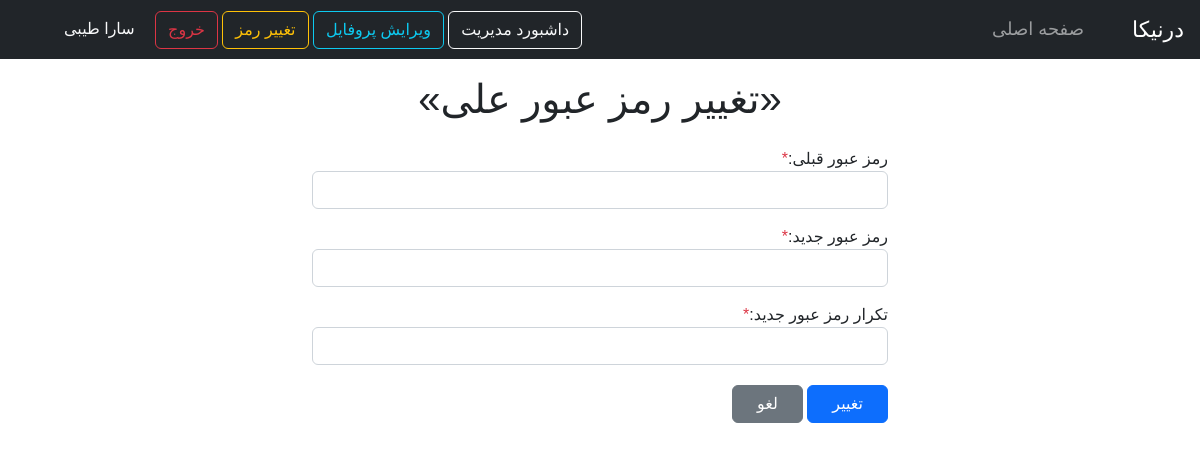
Page /change-password.php?member_id=9 (signed in) on the committed database.
### tables this page shows
CREATE TABLE `members` (
  `id` int(11) NOT NULL,
  `first_name` varchar(255) NOT NULL,
  `last_name` varchar(255) NOT NULL,
  `nation_code` varchar(255) NOT NULL,
  `phone_number` varchar(255) NOT NULL,
  `birth_date` date DEFAULT NULL,
  `gender` varchar(255) NOT NULL,
  `military` varchar(255) DEFAULT NULL,
  `email` varchar(255) NOT NULL,
  `image` varchar(255) DEFAULT NULL,
  `username` varchar(255) NOT NULL,
  `password` varchar(255) NOT NULL,
  `province` varchar(255) DEFAULT NULL,
  `city` varchar(255) DEFAULT NULL,
  `membership_date` date NOT NULL,
  `vkey` varchar(255) NOT NULL,
  `verified` tinyint(255) NOT NULL DEFAULT 0,
  `member_type_id` tinyint(4) NOT NULL DEFAULT 3
);

### change-password.php (called while the page is built)
<?php
include("templates/_head.php");
?>
<?php
include("templates/_navbar.php");
include("templates/_change-password.php");
?>
<?php
include("templates/_foot.php");
?>

### database/Permission.php (called while the page is built, shortened)
<?php
class Permission
{
    protected $host = "localhost";
    protected $user = "root";
    protected $password = "";
    protected $db_name = "dornica";
    public $connection = null;
    public function __construct()
    {
        $this->connection = mysqli_connect($this->host, $this->user, $this->password, $this->db_name);
    }
    public function getPermissionTypeById($id)
    {
        $query = "SELECT * FROM `permissions` WHERE `id`='$id'";
        $result = $this->connection->query($query);
        $result = mysqli_fetch_array($result, MYSQLI_ASSOC);
        return $result['type'];
    }
}

### functions/registration-functions.php (called while the page is built, shortened)
<?php
require("database/Member.php");
require("database/Permission.php");
$member = new Member();
$permission = new Permission();

### database/Member.php (called while the page is built, shortened)
<?php
class Member
{
    protected $host = "localhost";
    protected $user = "root";
    protected $password = "";
    protected $db_name = "dornica";
    public $connection = null;
    public function __construct()
    {
        $this->connection = mysqli_connect($this->host, $this->user, $this->password, $this->db_name);
    }
    public function getMemberById($id)
    {
        $query = "SELECT  * FROM `members` WHERE `id` = '$id'";
        $result = $this->connection->query($query);
        $result = mysqli_fetch_array($result, MYSQLI_ASSOC);
        return $result;
    }
}

### templates/_change-password.php (the view, shortened to what this page needs)
<?php
if (isset($_SESSION['user_id']) || isset($_GET['member_id'])) {
    if (isset($_GET['member_id'])) {
        $current_member_id = $_GET['member_id'];
    } else if (isset($_SESSION['user_id'])) {
        $current_member_id = $_SESSION['user_id'];
    }
    $current_member = $member->getMemberById($current_member_id);
    ?>
    <section class="w-50 mx-auto">
        <div class="container my-3 ">
            <h1 class="text-center mb-4">
                «تغییر رمز عبور
                <?php echo $current_member['first_name']; ?>»
            </h1>
            <form action="" method="POST" enctype="multipart/form-data">
                <div class="form-group mb-3">
                    <label for="old-password">رمز عبور قبلی:<span class="text-danger">*</span></label>
                    <input
                            required
                            type="text"
                            name="old_pass"
                            id="old-password"
                            class="form-control"
                    />
                </div>
                <div class="form-group mb-3">
                    <label for="new-password">رمز عبور جدید:<span class="text-danger">*</span></label>
                    <input
                            required
                            type="text"
                            name="new_pass"
                            id="new-password"
                            class="form-control"
                    />
                </div>
                <div class="form-group mb-3">
                    <label for="cnew-password">تکرار رمز عبور جدید:<span class="text-danger">*</span></label>
                    <input
                            required
                            type="password"
                            name="cnew_pass"
                            id="cnew-password"
                            class="form-control"
                    />
                </div>
                <button type="submit" name="update_submit" class="btn btn-primary px-4 mt-1">تغییر</button>
                <a href="index.php" class="btn btn-secondary px-4 mt-1">لغو</a>
            </form>
        </div>
    </section>
    <?php
} else {
    showInaccessibleWarning();
}
?>

### templates/_navbar.php (shortened to what this page needs)
<section class="w-100" xmlns="http://www.w3.org/1999/html">
    <nav class="navbar navbar-expand-lg navbar-dark bg-dark text-light">
        <a class="navbar-brand font-lalezar font-size-22" href="index.php">درنیکا</a>
        <div class="collapse navbar-collapse" id="navbarSupportedContent">
            <ul class="navbar-nav mr-auto">
                <li class="nav-item active">
                    <a class="nav-link font-lalezar font-size-18" href="index.php">صفحه اصلی</a>
                </li>
            </ul>
        </div>
        <?php if (isset($_SESSION['is_login']) && isset($_SESSION['user_id'])) {
            $current_member = $member->getMemberById($_SESSION['user_id']); ?>
            <form action="" method="POST">
                <div class="my-2 mx-5 my-lg-0">
                    <?php
                    $member_type = $permission->getPermissionTypeById($current_member['member_type_id']);
                    if ($member_type == 'manager') { ?>
                        <a href="admin-welcome.php" class="btn btn-outline-light my-2 my-sm-0">
                            <?php echo 'داشبورد مدیریت'; ?>
                        </a>
                    <?php }
                    else if ($member_type == 'author') { ?>
                        <a href="admin-welcome.php" class="btn btn-outline-light my-2 my-sm-0">
                            <?php echo 'داشبورد نویسنده'; ?>
                        </a>
                    <?php } ?>
                    <a href="edit-profile.php"
                       class="btn btn-outline-info my-2 my-sm-0">ویرایش پروفایل
                    </a>
                    <a href="change-password.php"
                       class="btn btn-outline-warning my-2 my-sm-0">تغییر رمز</a>
                    <button type="submit" name="logout_submit"
                            class="btn btn-outline-danger my-2 my-sm-0">
                        خروج
                    </button>
                    <span class="btn-outline-warning my-2 my-sm-0 mx-3">
                        <?php echo $current_member['first_name'] . " " . $current_member['last_name']; ?>
                    </span>
                </div>
            </form>
        <?php } ?>
    </nav>
</section>

### css/style.css (style rules this page uses)
.font-poppins { font-family: 'Poppins', sans-serif; }
.font-vazir { font-family: 'vazir', sans-serif; }
.font-lalezar { font-family: 'Lalezar', sans-serif; }
.font-size-22 { font-size: 22px; }
.font-size-18 { font-size: 18px; }
a { text-decoration: none; }

### rows in the picture
members: first_name "سارا", last_name "طیبی"
members: first_name "علی"
